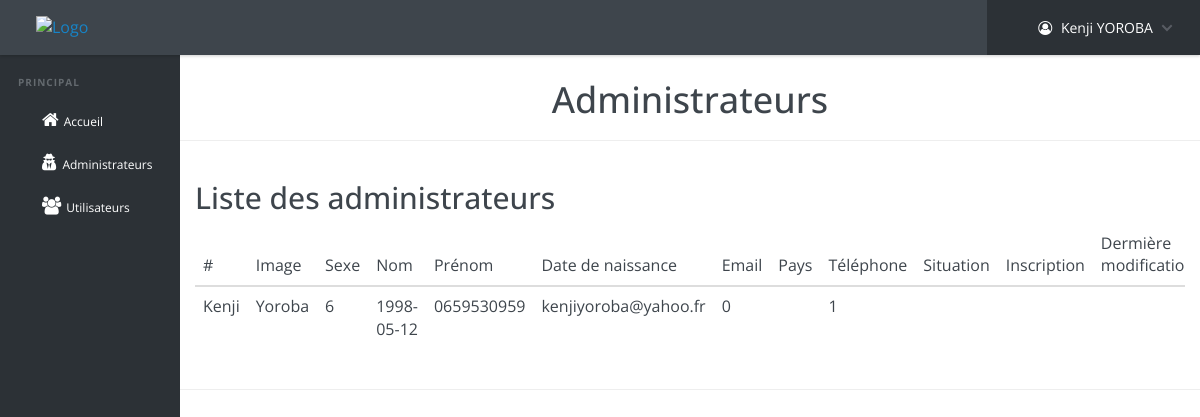
Page /Projet_ANNUEL--CIG-KIKI-KEN/admin/admins.php on the committed database.
### tables this page shows
CREATE TABLE `users` (
  `name` varchar(50) NOT NULL,
  `surname` varchar(50) NOT NULL,
  `id` int(11) NOT NULL,
  `password` varchar(60) NOT NULL,
  `birthday` date NOT NULL,
  `phone` char(10) DEFAULT NULL,
  `email` varchar(100) NOT NULL,
  `is_deleted` tinyint(1) DEFAULT '0',
  `date_updated` timestamp NULL DEFAULT NULL,
  `is_admin` tinyint(1) DEFAULT '0',
  `expiration` datetime DEFAULT NULL,
  `payer_id` varchar(255) DEFAULT NULL,
  `profile_id` varchar(255) DEFAULT NULL
);

### Projet_ANNUEL--CIG-KIKI-KEN/admin/admins.php (the view, shortened to what this page needs)
<?php
	require "header-admin.php";
?>
	<section id="page-section">
		<h1 id="page-title">Administrateurs</h1>
		<hr>
		<div class="container">
		    <h2>Liste des administrateurs</h2>
		    <div class="table-responsive">
			    <table class="table">
			   		<thead>
			        	<tr>
				        	<th>#</th>
				       		<th>Image</th>
				       		<th>Sexe</th>
					        <th>Nom</th>
				       		<th>Prénom</th>
					        <th>Date de naissance</th>
					        <th>Email</th>
					        <th>Pays</th>
					        <th>Téléphone</th>
					        <th>Situation</th>
					        <th>Inscription</th>
					        <th>Dermière modification</th>
			      		</tr>
			   		</thead>
			    	<tbody>
				    <?php
						$query = $db->prepare('SELECT * FROM users WHERE is_admin = :is_admin ORDER BY id');
				  		$query->execute([
				  			":is_admin"=>"1"
				  			]);
				  		$allAdmins=$query->fetchAll(PDO::FETCH_ASSOC);
						foreach ($allAdmins as $admin) {
							echo '<tr>';
							foreach ($admin as $key => $value) {
								if ($key != "password") {
									if ($key == "avatar") {
										echo '<td><img class="display-users-img" src="../../img/'.$value.'"></td>';
									}
									else {
										echo '<td>'.$value.'</td>';
									}
								}
							}
							echo '</tr>';
						}
				    ?>
					</tbody>
				</table>
			</div>
		</div>
		<hr>
	</section>
<?php
	require "footer-admin.php";
?>

### Projet_ANNUEL--CIG-KIKI-KEN/admin/css/admin.css (style rules this page uses)
*, *::after, *::before { box-sizing: border-box; }
.container { width: 100% !important; }
html { font-size: 62.5%; }
body { font-size: 1.6rem; font-family: "Open Sans", sans-serif; color: #3e454c; background-color: #ffffff; }
body::after { clear: both; content: ""; display: table; }
#page-section { padding-top: 60px; width: 85%; float: right; }
#page-title { text-align: center; }

### rows in the picture
users: name "Kenji", surname "Yoroba", id "6", birthday "1998-05-12", phone "0659530959", email "kenjiyoroba@yahoo.fr", is_deleted "0", is_admin "1"
